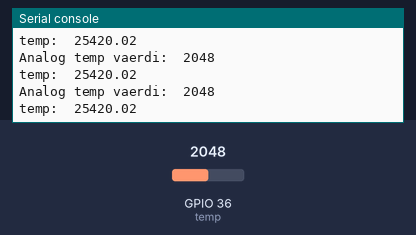
A program run on a simulated ESP32 board running MicroPython. On the bench: the last lines printed to the serial console. The inputs (shaded band) are chosen by the test bench; at power-on: GPIO 36 (temp) = 2048 (analog values on the 0–4095 scale).

Above: at 1.2 s.
1.3 s: GPIO 36 (temp) set to 2866
At 1.9 s:
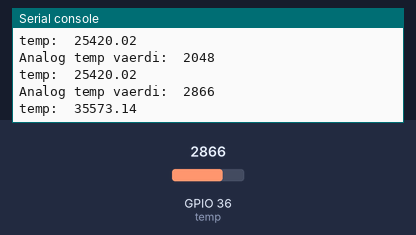
2.8 s: GPIO 36 (temp) set to 3603
At 3.4 s:
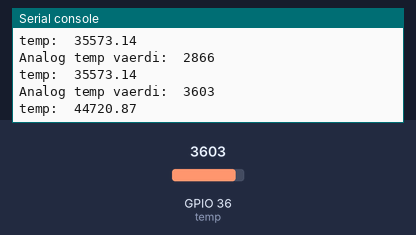
Timing chart, 0 to 5.8 s (numbered marks = the images above; inputs shaded):
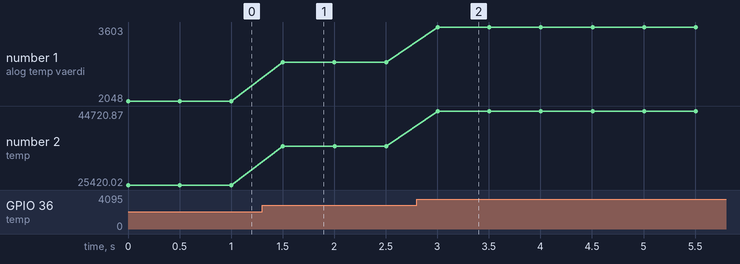

The program:

LM35_kode.py
```python
# Write your code here :-)
from machine import Pin, ADC
from time import sleep_ms

temp = ADC(Pin(36))
temp.atten(ADC.ATTN_11DB)
temp.width(ADC.WIDTH_12BIT)

while True:
 temp_val = temp.read()
 spaending = temp_val * (0.01/3.3 * 4096)
 print("Analog temp vaerdi: ", temp_val)
 print("temp: ", spaending)
 sleep_ms(500)
```

Measured:
- after the input at 1.3 s, the serial console: prints a new line after 0.20 s (image 1)
- after the input at 2.8 s, the serial console: prints a new line after 0.20 s (image 2)
- plotted number 1: 2048 → 2866 after the input at 1.3 s, 2866 → 3603 after the input at 2.8 s
- plotted number 2: 25420.02 → 35573.14 after the input at 1.3 s, 35573.14 → 44720.87 after the input at 2.8 s
